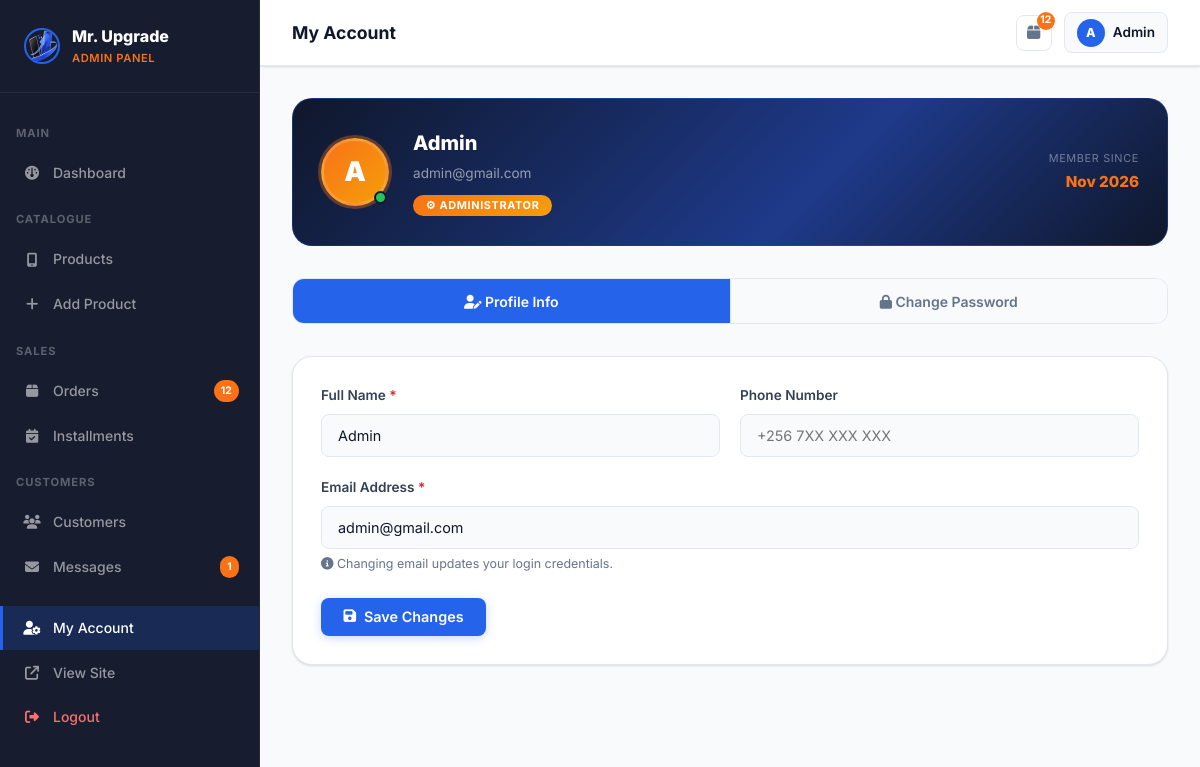
Screenshot of /admin/profile.php (signed in) with the database file from the repository.
### tables this page shows
CREATE TABLE IF NOT EXISTS `users` (
  `id` int(11) NOT NULL AUTO_INCREMENT,
  `name` varchar(120) NOT NULL,
  `email` varchar(180) NOT NULL,
  `password` varchar(255) DEFAULT NULL,
  `phone` varchar(20) DEFAULT NULL,
  `address` text,
  `role` enum('customer','admin') DEFAULT 'customer',
  `avatar` varchar(255) DEFAULT NULL,
  `google_id` varchar(100) DEFAULT NULL,
  `created_at` timestamp NULL DEFAULT CURRENT_TIMESTAMP,
  PRIMARY KEY (`id`),
  UNIQUE KEY `email` (`email`)
);

### admin/profile.php (the view, shortened to what this page needs)
<?php
require_once __DIR__ . '/includes/admin_header.php';
$user_id = (int)$_SESSION['user_id'];
$stmt = $conn->prepare("SELECT * FROM users WHERE id=?");
$stmt->bind_param('i', $user_id);
$stmt->execute();
$user = $stmt->get_result()->fetch_assoc();
$active_tab   = isset($_POST['tab']) ? $_POST['tab'] : 'info';
?>
<div style="background:linear-gradient(135deg,#0f172a 0%,#1e3a8a 60%,#0f172a 100%);border-radius:var(--radius-lg);padding:1.75rem;margin-bottom:2rem;display:flex;align-items:center;gap:1.5rem;color:#fff;border:1px solid rgba(37,99,235,.3)">
  <div style="position:relative;flex-shrink:0">
    <div style="width:68px;height:68px;border-radius:50%;background:linear-gradient(135deg,var(--orange),#f59e0b);border:3px solid rgba(255,255,255,.15);display:flex;align-items:center;justify-content:center;font-size:1.7rem;font-weight:900;color:#fff;box-shadow:0 0 0 3px rgba(249,115,22,.35)">
      <?= strtoupper(substr($user['name'], 0, 1)) ?>
    </div>
    <div style="position:absolute;bottom:2px;right:2px;width:13px;height:13px;background:#22c55e;border-radius:50%;border:2px solid #0f172a"></div>
  </div>
  <div style="flex:1">
    <h2 style="font-size:1.25rem;font-weight:800;margin-bottom:.25rem"><?= htmlspecialchars($user['name']) ?></h2>
    <p style="color:rgba(255,255,255,.55);font-size:.85rem;margin-bottom:.4rem"><?= htmlspecialchars($user['email']) ?></p>
    <span style="background:linear-gradient(135deg,var(--orange),#f59e0b);padding:.2rem .8rem;border-radius:50px;font-size:.68rem;font-weight:700;text-transform:uppercase;letter-spacing:.06em;color:#fff">
      ⚙ Administrator
    </span>
  </div>
  <div style="text-align:right;flex-shrink:0">
    <div style="font-size:.68rem;color:rgba(255,255,255,.4);text-transform:uppercase;letter-spacing:.06em;margin-bottom:.2rem">Member since</div>
    <div style="font-weight:800;font-size:.95rem;color:var(--orange)"><?= date('M Y', strtotime($user['created_at'])) ?></div>
  </div>
</div>
<div style="display:flex;border:1px solid var(--border);border-radius:var(--radius);overflow:hidden;margin-bottom:2rem;background:var(--bg-card)">
  <button onclick="switchTab('info')" id="tab-info"
    style="flex:1;padding:.85rem;border:none;cursor:pointer;font-weight:600;font-size:.875rem;border-right:1px solid var(--border);transition:.2s"
    class="admin-profile-tab <?= $active_tab==='info' ? 'apt-blue' : '' ?>">
    <i class="fa-solid fa-user-pen"></i> Profile Info
  </button>
  <button onclick="switchTab('password')" id="tab-password"
    style="flex:1;padding:.85rem;border:none;cursor:pointer;font-weight:600;font-size:.875rem;transition:.2s"
    class="admin-profile-tab <?= $active_tab==='password' ? 'apt-orange' : '' ?>">
    <i class="fa-solid fa-lock"></i> Change Password
  </button>
</div>
<div id="panel-info" style="<?= $active_tab==='password' ? 'display:none' : '' ?>">
  <form method="POST">
    <div class="data-table-wrap" style="padding:1.75rem">
      <div style="display:grid;grid-template-columns:1fr 1fr;gap:1.25rem;margin-bottom:1.25rem">
        <div class="form-group" style="margin:0">
          <label style="display:block;font-size:.85rem;font-weight:600;margin-bottom:.45rem;color:var(--text-secondary)">Full Name <span style="color:var(--red)">*</span></label>
          <input type="text" name="name" value="<?= htmlspecialchars($user['name']) ?>" required
                 style="width:100%;background:var(--bg-section);border:1.5px solid var(--border);border-radius:8px;color:var(--text-primary);padding:.75rem 1rem;font-size:.9rem;outline:none"/>
        </div>
        <div class="form-group" style="margin:0">
          <label style="display:block;font-size:.85rem;font-weight:600;margin-bottom:.45rem;color:var(--text-secondary)">Phone Number</label>
          <input type="tel" name="phone" value="<?= htmlspecialchars($user['phone'] ?? '') ?>" placeholder="+256 7XX XXX XXX"
                 style="width:100%;background:var(--bg-section);border:1.5px solid var(--border);border-radius:8px;color:var(--text-primary);padding:.75rem 1rem;font-size:.9rem;outline:none"/>
        </div>
      </div>
      <div class="form-group" style="margin:0 0 1.5rem">
        <label style="display:block;font-size:.85rem;font-weight:600;margin-bottom:.45rem;color:var(--text-secondary)">Email Address <span style="color:var(--red)">*</span></label>
        <input type="email" name="email" value="<?= htmlspecialchars($user['email']) ?>" required
               style="width:100%;background:var(--bg-section);border:1.5px solid var(--border);border-radius:8px;color:var(--text-primary);padding:.75rem 1rem;font-size:.9rem;outline:none"/>
        <small style="color:var(--text-muted);font-size:.78rem;margin-top:.3rem;display:block">
          <i class="fa-solid fa-info-circle"></i> Changing email updates your login credentials.
        </small>
      </div>
      <button type="submit" name="update_info" class="btn btn-primary">
        <i class="fa-solid fa-floppy-disk"></i> Save Changes
      </button>
    </div>
  </form>
</div>
<?php require_once __DIR__ . '/includes/admin_footer.php'; ?>

### assets/css/style.css (style rules this page uses)
:root { --bg-dark: #0a0e1a; --bg-nav: #171c2e; --bg-hero: #c9ddf5; --bg-body: #ffffff; --bg-section: #f8fafc; --bg-section2: #f1f5f9; --bg-card: #ffffff; --bg-card2: #f8fafc; --blue: #2563eb; --blue-light: #3b82f6; --blue-pale: #eff6ff; --blue-darkpale: #d8e8fe; --blue-glow: #60a5fa; --cyan: #0891b2; --cyan-pale: #ecfeff; --orange: #f97316; --orange-pale: #fff7ed; --green: #16a34a; --green-pale: #f0fdf4; --red: #dc2626; --yellow: #d97706; --text-primary: #0f172a; --text-secondary:#334155; --text-muted: #64748b; --text-faint: #94a3b8; --border: #e2e8f0; --border-blue: rgba(37,99,235,0.25); --shadow-sm: 0 1px 3px rgba(0,0,0,0.08), 0 1px 2px rgba(0,0,0,0.06); --shadow: 0 4px 16px rgba(0,0,0,0.10); --shadow-md: 0 8px 32px rgba(0,0,0,0.12); --shadow-blue: 0 4px 24px rgba(37,99,235,0.18); --radius: 12px; --radius-lg: 20px; --transition: 0.22s ease; --font: 'Inter', sans-serif; --bg-card-dark: #111827; --white: #ffffff; --gray-100: #f1f5f9; --gray-200: #e2e8f0; --gray-400: #94a3b8; --gray-500: #64748b; --gray-600: #475569; --gray-700: #334155; }
*, *::before, *::after { box-sizing: border-box; margin: 0; padding: 0; }
html { scroll-behavior: smooth; }
body { font-family: var(--font); background: var(--bg-body); color: var(--text-primary); line-height: 1.6; overflow-x: hidden; }
input, select, textarea, button { font-family: inherit; }
.btn { display: inline-flex; align-items: center; gap: .5rem; padding: .65rem 1.4rem; border-radius: 8px; font-size: .9rem; font-weight: 600; cursor: pointer; border: none; transition: var(--transition); white-space: nowrap; }
.btn-primary { background: var(--blue); color: #fff; box-shadow: 0 2px 10px rgba(37,99,235,.25); }
.form-group { margin-bottom:1.25rem; }
.form-group label { display:block; font-size:.85rem; font-weight:600; margin-bottom:.45rem; color:var(--text-secondary); }
.form-group input, .form-group select, .form-group textarea { width:100%; background: var(--bg-body); border: 1.5px solid var(--border); border-radius:8px; color: var(--text-primary); padding:.75rem 1rem; font-size:.9rem; outline:none; transition: var(--transition); }
.data-table-wrap { background: var(--bg-card); border:1px solid var(--border); border-radius:var(--radius-lg); overflow:hidden; box-shadow:var(--shadow-sm); }
.data-table-wrap { overflow-x: auto; -webkit-overflow-scrolling: touch; }
html, body { overflow-x: hidden !important; max-width: 100vw; }

### admin/profile.php (style rules this page uses)
.admin-profile-tab { background:var(--bg-section); color:var(--text-muted); }
.apt-blue { background:var(--blue) !important; color:#fff !important; }

### rows the page displays
users: name "A", name "Admin", email "admin@gmail.com", created_at "Nov 2026"

### other values shown
$pending_orders "12"
$unread_msgs "1"
$page_title "My Account"
substr($_SESSION['user_name'],0,1) "A"
explode(' ',$_SESSION['user_name'])[0] "Admin"
